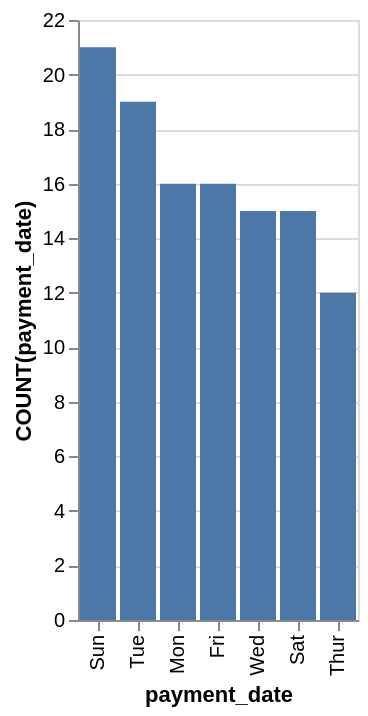

Write the Vega-Lite specification saved for this chart.
### Vega-Lite specification from a JSON file in a GitHub repository (floating-point values rounded to 4 significant figures)
{"data": {"values": [{"x_data": "Sun", "y_data": 21}, {"x_data": "Tue", "y_data": 19}, {"x_data": "Mon", "y_data": 16}, {"x_data": "Fri", "y_data": 16}, {"x_data": "Wed", "y_data": 15}, {"x_data": "Sat", "y_data": 15}, {"x_data": "Thur", "y_data": 12}]}, "mark": "bar", "encoding": {"x": {"field": "x_data", "type": "nominal", "title": "payment_date", "sort": {"op": "sum", "field": "y_data", "order": "descending"}}, "y": {"field": "y_data", "type": "quantitative", "title": "COUNT(payment_date)"}}}
